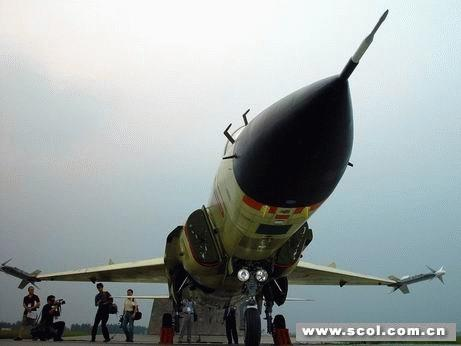
%> input picture 4书籍/数学建模算法与应用/程序及数据/13第13章/tu8.bmp, 461 x 346 px
$ octave anli13_1.m   (GNU Octave 9; MATLAB toolbox functions it lacks are replaced by stand-ins)
%> lines starting %> are read from the running program, lines starting %| are printed output that depends on the picture
clc, clear
a=imread('tu8.bmp'); ws1=size(a);    %读入保密图像，并计算维数
%> further down, a is the input picture: size 346x461x3 uint8; mean R, G, B 153.5, 161.5, 161.3
%> after `ws1=size(a)`: ws1 = [346 461 3]
b=imread('tu9.bmp'); ws2=size(b);   %读入载体图像，并计算维数
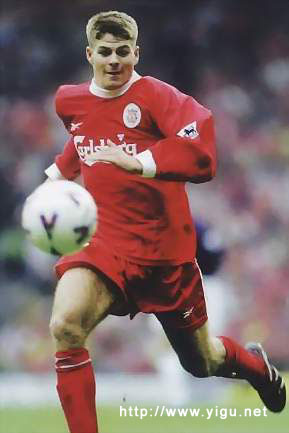
%> input picture 4书籍/数学建模算法与应用/程序及数据/13第13章/tu9.bmp, 289 x 433 px
%> further down, b is the input picture: size 433x289x3 uint8; mean R, G, B 128.3, 104.4, 102
%> after `ws2=size(b)`: ws2 = [433 289 3]
nb=imresize(b,ws1(1:2));  %把载体图像变换成与保密图像同样大小
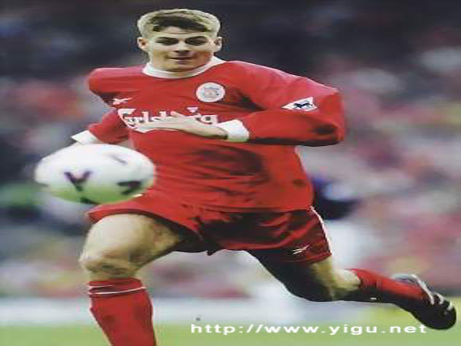
%> nb: size 346x461x3 uint8; mean R, G, B 128.3, 104.4, 102
key=-0.400001;  %给出密钥，即混沌序列的初始值
L=max(ws1); x(1)=key; y(1)=key; alpha=1.4; beta=0.3;
%> after `L=max(ws1)`: L = 461
for i=1:L-1     %生成两个混沌序列
     x(i+1)=1-alpha*x(i)^2+y(i); y(i+1)=beta*x(i);
end
x(ws1(1,1)+1:end)=[]; %删除x后面一部分元素
[sx,ind1]=sort(x); [sy,ind2]=sort(y); %对混沌序列按照从小到大排序
%> after `[sx,ind1]=sort(x)`: sx = 346 values from -1.27 to 1.27
%> after `[sy,ind2]=sort(y)`: sy = 461 values from -0.4 to 0.382
ea(ind1,ind2,:)=a; %打乱保密图像的行序和列序，生成加密图像矩阵ea
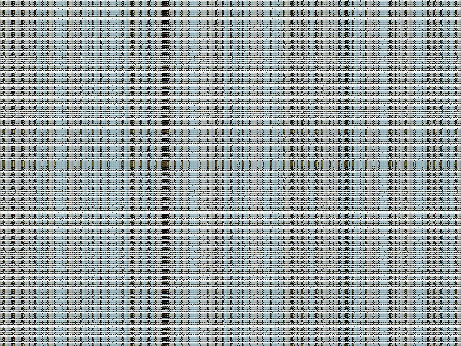
%> ea: size 346x461x3 uint8; mean R, G, B 153.5, 161.5, 161.3; mean of the top-left, top-right, bottom-left and bottom-right quarters 159.3, 159, 158.6, 158.3
imshow(ea) %显示保密图像加密后得到的图像
nb2=bitand(nb,240); %载体图像与11110000(（二进制）=240(十进制）)逐位与运算
ea2=bitand(ea,240); %加密图像与11110000逐位与运算
ea2=ea2/16; %加密图像高4位移到低4位
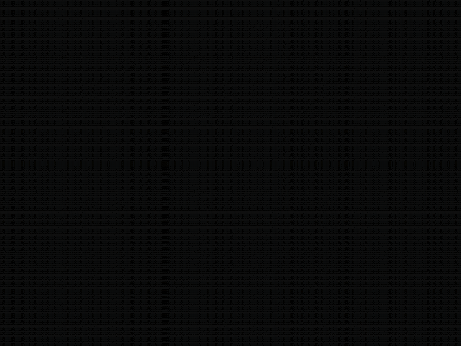
%> ea2: size 346x461x3 uint8; mean R, G, B 9.13, 9.62, 9.61
da=bitor(nb2,ea2); %把加密图像嵌入载体图像的低4位，构造合成图像
da2=bitand(da,15)*16; %这里15（十进制）=00001111,提取加密图像的高4位，
da3=da2(ind1,ind2,:); %对加密图像进行解密
figure, subplot(1,2,1), imshow(da3) %显示提取的并解密以后的原图像
subplot(1,2,2),imshow(da) %显示嵌入加密图像的合成图像
